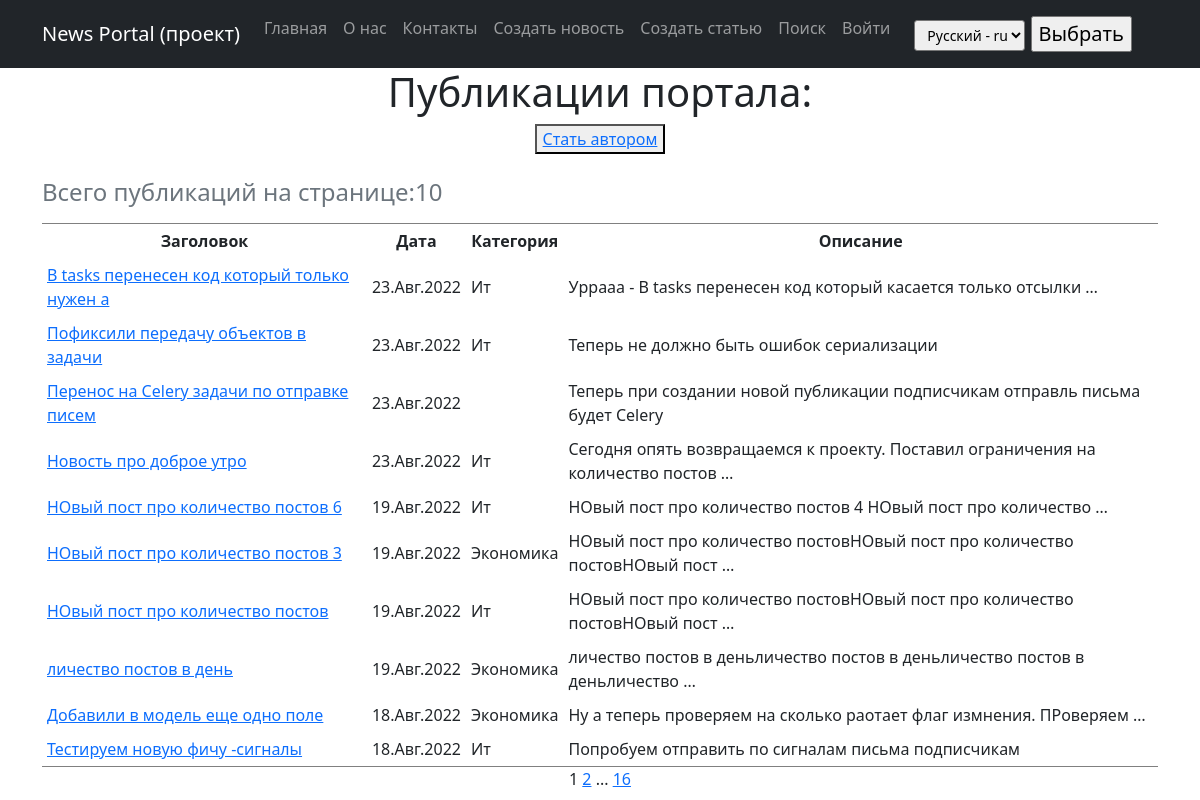
/posts/, run on an earlier commit of the app's database.
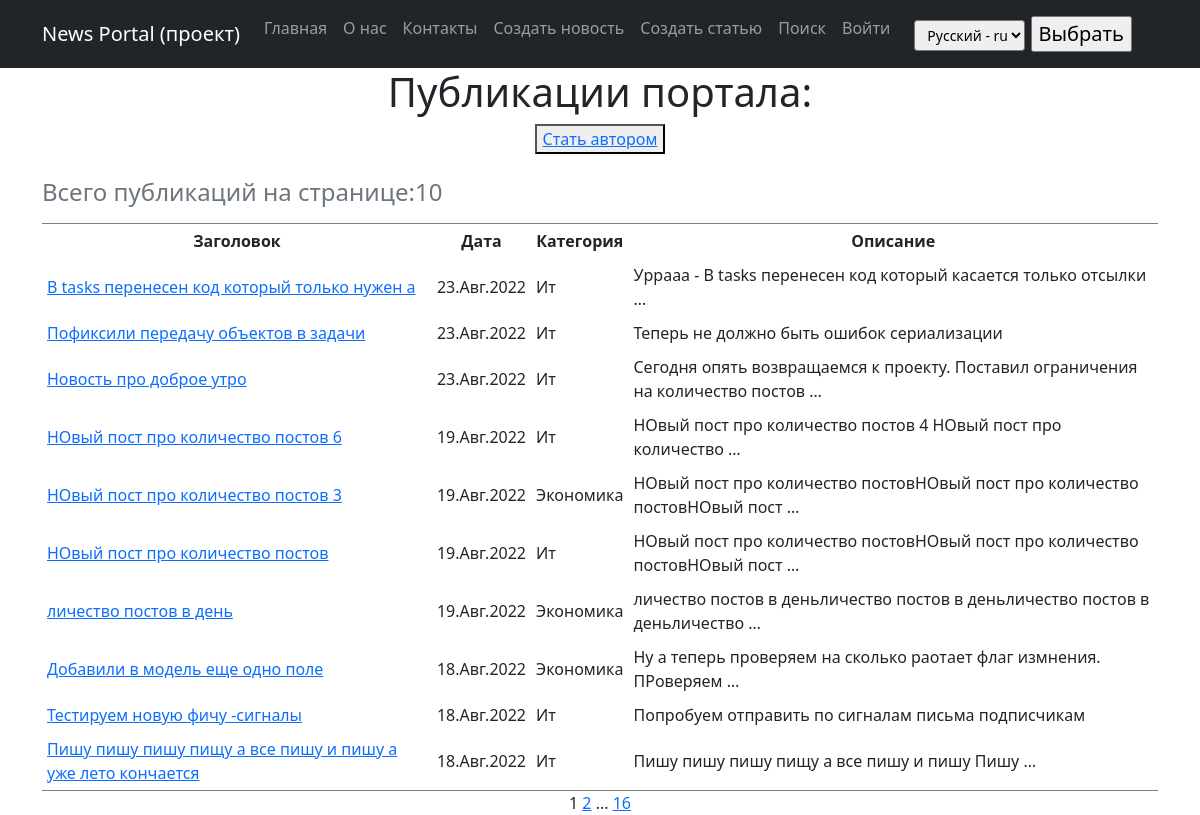
And on a later commit of the database.
### news/models.py (models this page shows, shortened)
class Post(models.Model):
    news = 'NW'
    article = 'AR'
    POST_TYPES =[
        (news, 'Новость'),
        (article, 'Статья'),
    ]
    author_user = models.ForeignKey('Author', on_delete=models.CASCADE, verbose_name=_("Author"))
    post_type = models.CharField(max_length=2,
                                  choices=POST_TYPES,
                                  default=article,
                                  verbose_name=_('Type of post'),
                                 )
    create_date = models.DateTimeField(auto_now_add=True, verbose_name=_('Create date'),)
    category = models.ManyToManyField('Category', through='PostCategory', verbose_name=_('Category'))
    header_post = models.CharField(max_length=128, verbose_name=_('Title'))
    text_post = models.TextField(verbose_name=_('Text'))
    rating_post = models.SmallIntegerField(default=0, verbose_name=_('Rating'))
    is_created = models.BooleanField(default=True, verbose_name=_('Created')) # Редакция для обработки в signals.py - только создали или модифицируем
    def get_absolute_url(self):
        return reverse('post_detail', args=[str(self.pk)])
    def get_cat(self):
        """метод возвращает список категорий, добавлен для отображения категорий в админке"""
        return "\n".join([c.name_category for c in self.category.all()])
    get_cat.short_description = _('Categories')
    class Meta:
        verbose_name = _('Publication')
        verbose_name_plural = _('Publications')

class Category(models.Model):
    name_category = models.CharField(
        max_length=64,
        unique=True,
        verbose_name=_('Category'),
        help_text=_('Name of category - 64 characters'),
    )
    subscribers = models.ManyToManyField(
        User,
        through='CategorySubscriber',
        blank=True,
        verbose_name=_("Subscribers"),
    )
    def get_subscribers(self):
        """метод возвращает список подписчиков, добавлен для отображения категорий в админке"""
        return " ".join([s.username for s in self.subscribers.all()])
    get_subscribers.short_description = _("Subscribers")
    def __str__(self):
        return f"{self.name_category.title()}"
    class Meta:
        verbose_name = _('Category')
        verbose_name_plural = _('Categories')

### news/views.py (the view)
# urls.py: path('', cache_page (60 * 1) (PostsList.as_view()), name='home'),
class PostsList(ListView):
    model = Post
    ordering = '-create_date'
    template_name = 'posts.html'
    context_object_name = 'posts'
    paginate_by = 10
    def get_context_data(self, **kwargs):
        context = super().get_context_data(**kwargs)
        context['is_not_author'] = not self.request.user.groups.filter(name='authors').exists()
        return context

### news/templatetags/custom_filters.py (called while the page is built)
@register.filter()
def censor(value):
    if not isinstance(value, str):
        raise TypeError(_("Censorship is carried out only for an object of type string (str)")) # Цензура осуществляется только для объекта типа строка (str)
    else:
        list_ = value.split(" ")
        for i in range(len(list_)):
            if list_[i].strip(string.punctuation).lower() in CENSOR_LIST:
                for j in range(1, len(list_[i])):
                    if list_[i][j] not in string.punctuation:
                        list_[i] = f"{list_[i][:j]}*{list_[i][j+1:]}"
        return f'{" ".join(list_)}'

### templates/posts.html (shortened to what this page needs)
{% extends 'flatpages/default.html' %}
{% load i18n %}
{% load custom_filters %}
{% load cache %}
{% block content %}
<h1>{% trans 'Portal publications:'%}</h1>
<p>
{% if is_not_author %}
   <button><a href="{% url 'profile_user_upgrade' %}">{% trans "Become an author" %}</a></button>
{% endif %}
</p>
{% if posts %}
    <table border="3" cellspacing="10" cellpadding="5" frame="hsides">
        <caption align="top"> <h4>{% trans "Total publications per page:" %}{{ posts|length }}</h4></caption>
        <tr>
            <th>{% trans "Title" %}</th>
            <th>{% trans "Date" %}</th>
            <th>{% trans "Category" %}</th>
            <th>{% trans "Description" %}</th>
        </tr>
        {% for post in posts %}
        <tr>
            <td align="left"><a href="{{ post.get_absolute_url  }}"> {{ post.header_post|censor }} </a></td>
            <td>{{ post.create_date|date:'d.M.Y' }}</td>
            <td align="left">
                {% for cat in post.category.all %}
                {{ cat }}
                {% endfor %}
            </td>
            <td align="left">{{ post.text_post|truncatewords:10|censor }}</td>
        </tr>
        {% endfor %}
    </table>
{% else %}
    <h3>{% trans "And there is no news for today!" %}}</h3>
{% endif %}
    {{ page_obj.number }}
    {% if  page_obj.has_next %}
        <a href="?page={{ page_obj.next_page_number }}">{{ page_obj.next_page_number }}</a>
        {% if paginator.num_pages != page_obj.next_page_number %}
            ...
            <a href="?page={{ page_obj.paginator.num_pages }}">{{ page_obj.paginator.num_pages }}</a>
        {% endif %}
    {% endif%}
{% endblock content %}

### templates/flatpages/default.html (shortened to what this page needs)
<!DOCTYPE html>
{% load i18n %}
<html lang="en">
    <head>
        {% load static %}
        {% load custom_filters %}
        <link href="{% static 'css/styles.css' %}" rel="stylesheet" />
    </head>
    <body>
        <nav class="navbar navbar-expand-lg navbar-dark bg-dark static-top">
           <div class="container">
               <a class="navbar-brand" href="#">News Portal ({% trans "project" %})</a>
               <div class="collapse navbar-collapse" id="navbarResponsive">
                   <ul class="navbar-nav ml-auto">
                       <li class="nav-item active">
                           <a class="nav-link" href="/posts/">{% trans 'Main' %}
                           </a>
                       </li>
                       <li class="nav-item">
                           <a class="nav-link" href="/about/">{% trans 'About' %}</a>
                       </li>
                       <li class="nav-item">
                           <a class="nav-link" href="/contacts/">{% trans 'Contacts' %}</a>
                       </li>
                       <li class="nav-item">
                           <a class="nav-link" href="{% url 'post_create_new' %}">{% trans "Create news" %}</a>
                       </li>
                       <li class="nav-item">
                           <a class="nav-link" href="{% url 'post_create_article' %}">{% trans "Create article" %}</a>
                       </li>
                       <li class="nav-item">
                           <a class="nav-link" href="{% url 'posts_list_search' %}">{% trans 'Search' %}</a>
                       </li>
                       <li class="nav-item">
                           {% if request.user.is_authenticated %}
                           <a class="nav-link" href="http://127.0.0.1:8000/accounts/logout/">{% trans 'Sign out' %}</a>
                           {% else %}
                           <a class="nav-link" href="http://127.0.0.1:8000/accounts/login/">{% trans 'Sign in' %}</a>
                           {% endif %}
                       </li>
                       <li class="nav-item">
                           <form class="form-select-lg" action="{% url 'set_language' %}" method="POST"> {% csrf_token %}
                                <select name="language" class="form-select-sm">
                                    {% get_current_language as LANGUAGE_CODE %}
                                    {% get_available_languages as LANGUAGES %}
                                    {% get_language_info_list for LANGUAGES as languages %}
                                    {% for language in languages %}
                                        <option value="{{ language.code }}" {% if language.code == LANGUAGE_CODE %} selected {% endif %}>
                                            {{ language.name_local }} - {{ language.code }}
                                        </option>
                                    {% endfor %}
                                </select>
                                <input type="submit" value="{% trans 'Set' %}">
                           </form>
                       </li>
                   </ul>
               </div>
           </div>
        </nav>
        <div class="container">
           <div class="row">
               <div class="col-lg-12 text-center">
                   {% block content %}{% endblock content %}
               </div>
           </div>
        </div>
    </body>
</html>

What changed in the data, as far as the page shows it:
removed Post: header_post|censor "Перенос на Celery задачи по отправке писем", create_date "23.Авг.2022", text_post|censor "Теперь при создании новой публикации подписчикам отправль письма будет Celery"
now on this page (row unchanged): Post: header_post|censor "Пишу пишу пишу пищу а все пишу и пишу а уже лето кончается", create_date "18.Авг.2022", text_post|censor "Пишу пишу пишу пищу а все пишу и пишу Пишу …", Category (name_category "Ит")
